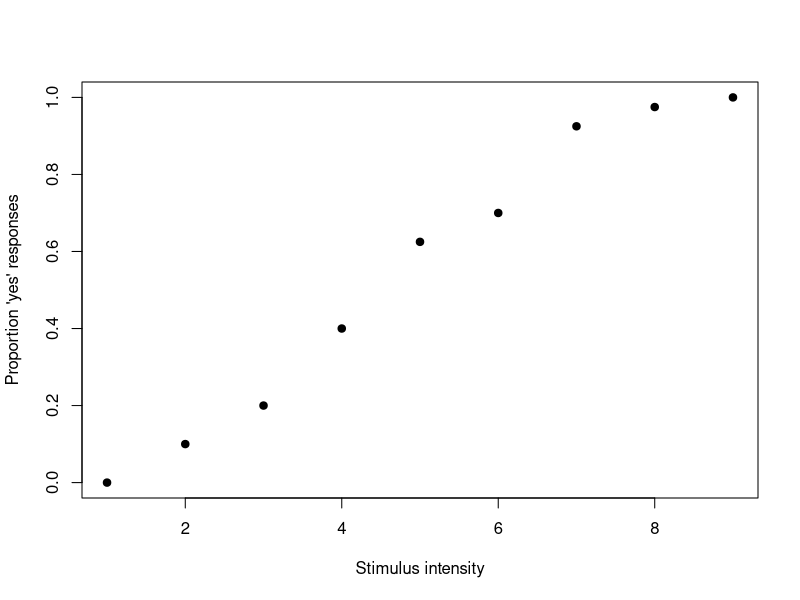
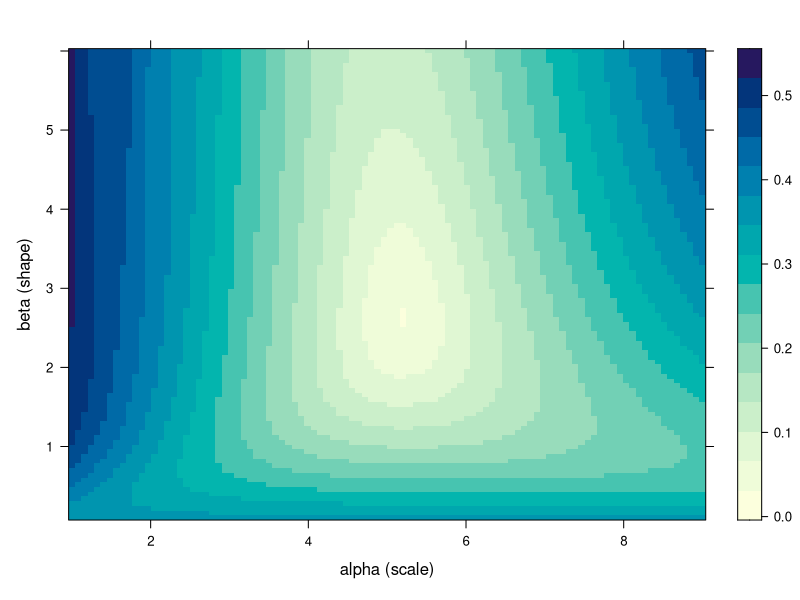
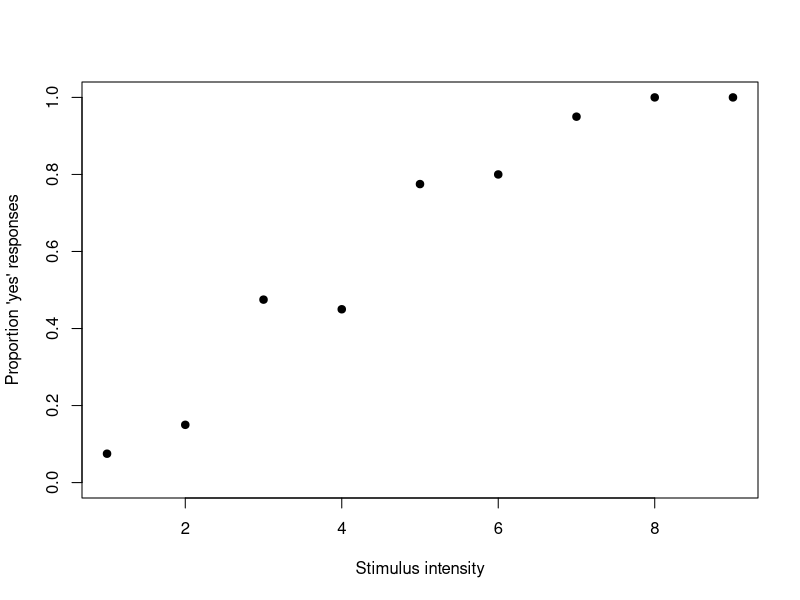
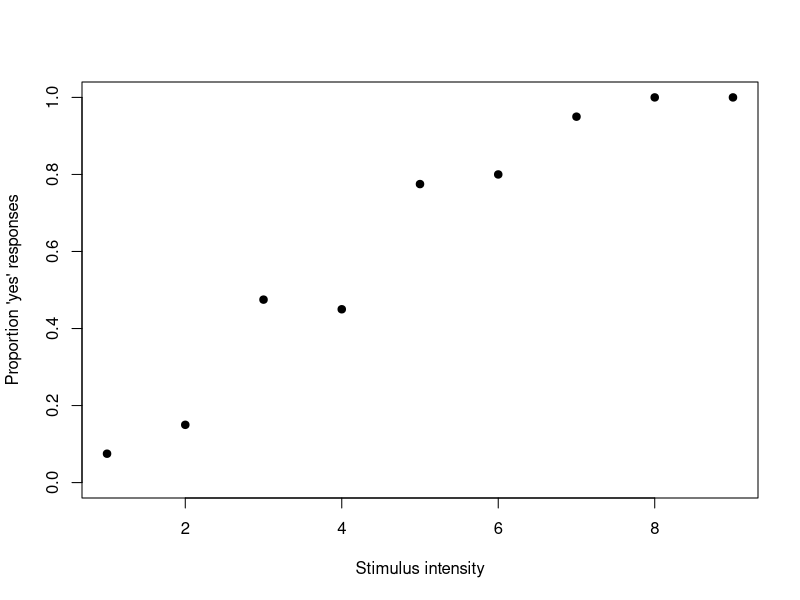

Recreate these plots in R, in order.
## ---- chunk 1
intensity <- 1:9
n_trials <- rep(40, 9)
n_yes <- c(0, 4, 8, 16, 25, 28, 37, 39, 40)
prop_yes <- n_yes / n_trials

data <- data.frame(intensity, n_yes, n_trials, prop_yes)
data
## ---- chunk 2
psychometric_model <- function(alpha, beta, x) {
  y <- rep(0, length(x))
  valid <- x >= 0
  y[valid] <- 1 - exp(-(x[valid] / alpha)^beta)
  y
}

plot(data$intensity, data$prop_yes, pch = 19,
     xlab = "Stimulus intensity", ylab = "Proportion 'yes' responses",
     ylim = c(0, 1))
## ---- chunk 3
rmsd <- function(params, data) {
  alpha <- params[1]
  beta <- params[2]
  predicted <- psychometric_model(alpha, beta, data$intensity)
  sqrt(mean((data$prop_yes - predicted)^2))
}
## ---- chunk 4
# Try it here: rmsd(c(alpha_guess, beta_guess), data)

## ---- chunk 5
alpha_vals <- seq(1, 9, length.out = 100)
beta_vals <- seq(0.1, 6, length.out = 100)
grid <- expand.grid(alpha = alpha_vals, beta = beta_vals)
grid$rmsd <- apply(grid, 1, function(row) rmsd(row, data))

best <- grid[which.min(grid$rmsd), ]
best
## ---- chunk 6
library(lattice)
levelplot(rmsd ~ alpha * beta, data = grid, xlab = "alpha (scale)", ylab = "beta (shape)")
## ---- chunk 7
fit_rmsd <- optim(par = c(alpha = 4, beta = 1), fn = rmsd, data = data)
fit_rmsd$par
## ---- chunk 8
# Try alternative starting values here

## ---- chunk 9
nll <- function(params, data) {
  alpha <- params[1]; beta <- params[2]
  predicted <- psychometric_model(alpha, beta, data$intensity)
  predicted <- pmin(pmax(predicted, 1e-6), 1 - 1e-6)
  -sum(dbinom(data$n_yes, data$n_trials, predicted, log = TRUE))
}

fit_mle <- optim(par = c(alpha = 4, beta = 1), fn = nll, data = data)
fit_mle$par
## ---- chunk 10
#| echo: false
set.seed(99)
intensity_sim <- 1:9
true_alpha <- 4
true_beta <- 2
p_true <- psychometric_model(true_alpha, true_beta, intensity_sim)

n_trials_sim <- rep(40, 9)
n_yes_sim <- rbinom(length(intensity_sim), n_trials_sim, p_true)
prop_yes_sim <- n_yes_sim / n_trials_sim

data_sim <- data.frame(intensity = intensity_sim, n_yes = n_yes_sim,
                        n_trials = n_trials_sim, prop_yes = prop_yes_sim)
invisible(NULL)
## ---- chunk 11
data_sim
plot(data_sim$intensity, data_sim$prop_yes, pch = 19,
     xlab = "Stimulus intensity", ylab = "Proportion 'yes' responses", ylim = c(0, 1))
## ---- chunk 12
# Your fit here

## ---- chunk 13
c(true_alpha = true_alpha, true_beta = true_beta)
## ---- chunk 14
plot(data_sim$intensity, data_sim$prop_yes, pch = 19,
     xlab = "Stimulus intensity", ylab = "Proportion 'yes' responses", ylim = c(0, 1))

x_seq <- seq(0, 9, length.out = 200)
# lines(x_seq, psychometric_model(___, ___, x_seq), col = "blue")
## ---- chunk 15
# Your function here

## ---- chunk 16
# Your function here

## ---- chunk 17
# Your fit here

## ---- chunk 18
# Your plot here
